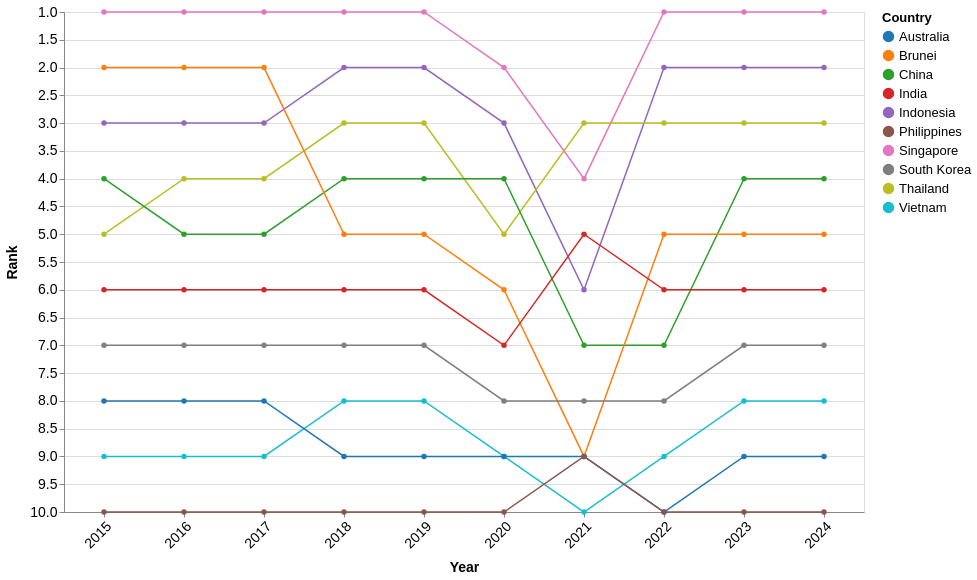

Describe this chart as a Vega-Lite specification.
### Vega-Lite specification from a JSON file in a GitHub repository (floating-point values rounded to 4 significant figures)
{"$schema": "https://vega.github.io/schema/vega-lite/v5.json", "width": 800, "height": 500, "data": {"values": [{"Country": "Singapore", "year": 2024, "Visitors": 4276007, "rank": 1}, {"Country": "Singapore", "year": 2023, "Visitors": 8308230, "rank": 1}, {"Country": "Singapore", "year": 2022, "Visitors": 5222991, "rank": 1}, {"Country": "Singapore", "year": 2021, "Visitors": 16308, "rank": 4}, {"Country": "Singapore", "year": 2020, "Visitors": 1545255, "rank": 2}, {"Country": "Singapore", "year": 2019, "Visitors": 10163882, "rank": 1}, {"Country": "Singapore", "year": 2018, "Visitors": 10615986, "rank": 1}, {"Country": "Singapore", "year": 2017, "Visitors": 12441713, "rank": 1}, {"Country": "Singapore", "year": 2016, "Visitors": 13272961, "rank": 1}, {"Country": "Singapore", "year": 2015, "Visitors": 12930754, "rank": 1}, {"Country": "Indonesia", "year": 2024, "Visitors": 1786630, "rank": 2}, {"Country": "Indonesia", "year": 2023, "Visitors": 3108165, "rank": 2}, {"Country": "Indonesia", "year": 2022, "Visitors": 1481739, "rank": 2}, {"Country": "Indonesia", "year": 2021, "Visitors": 11025, "rank": 6}, {"Country": "Indonesia", "year": 2020, "Visitors": 711723, "rank": 3}, {"Country": "Indonesia", "year": 2019, "Visitors": 3623277, "rank": 2}, {"Country": "Indonesia", "year": 2018, "Visitors": 3277689, "rank": 2}, {"Country": "Indonesia", "year": 2017, "Visitors": 2796570, "rank": 3}, {"Country": "Indonesia", "year": 2016, "Visitors": 3049964, "rank": 3}, {"Country": "Indonesia", "year": 2015, "Visitors": 2788033, "rank": 3}, {"Country": "Thailand", "year": 2024, "Visitors": 813783, "rank": 3}, {"Country": "Thailand", "year": 2023, "Visitors": 1551282, "rank": 3}, {"Country": "Thailand", "year": 2022, "Visitors": 715528, "rank": 3}, {"Country": "Thailand", "year": 2021, "Visitors": 59607, "rank": 3}, {"Country": "Thailand", "year": 2020, "Visitors": 394413, "rank": 5}, {"Country": "Thailand", "year": 2019, "Visitors": 1884306, "rank": 3}, {"Country": "Thailand", "year": 2018, "Visitors": 1914692, "rank": 3}, {"Country": "Thailand", "year": 2017, "Visitors": 1836522, "rank": 4}, {"Country": "Thailand", "year": 2016, "Visitors": 1780800, "rank": 4}, {"Country": "Thailand", "year": 2015, "Visitors": 1343569, "rank": 5}, {"Country": "China", "year": 2024, "Visitors": 1449711, "rank": 4}, {"Country": "China", "year": 2023, "Visitors": 1474114, "rank": 4}, {"Country": "China", "year": 2022, "Visitors": 211363, "rank": 7}, {"Country": "China", "year": 2021, "Visitors": 7701, "rank": 7}, {"Country": "China", "year": 2020, "Visitors": 405149, "rank": 4}, {"Country": "China", "year": 2019, "Visitors": 3114257, "rank": 4}, {"Country": "China", "year": 2018, "Visitors": 2944133, "rank": 4}, {"Country": "China", "year": 2017, "Visitors": 2281666, "rank": 5}, {"Country": "China", "year": 2016, "Visitors": 2124942, "rank": 5}, {"Country": "China", "year": 2015, "Visitors": 1677163, "rank": 4}, {"Country": "Brunei", "year": 2024, "Visitors": 565999, "rank": 5}, {"Country": "Brunei", "year": 2023, "Visitors": 811833, "rank": 5}, {"Country": "Brunei", "year": 2022, "Visitors": 301757, "rank": 5}, {"Country": "Brunei", "year": 2021, "Visitors": 773, "rank": 9}, {"Country": "Brunei", "year": 2020, "Visitors": 136020, "rank": 6}, {"Country": "Brunei", "year": 2019, "Visitors": 1216123, "rank": 5}, {"Country": "Brunei", "year": 2018, "Visitors": 1382031, "rank": 5}, {"Country": "Brunei", "year": 2017, "Visitors": 1660506, "rank": 2}, {"Country": "Brunei", "year": 2016, "Visitors": 1391016, "rank": 2}, {"Country": "Brunei", "year": 2015, "Visitors": 1133555, "rank": 2}, {"Country": "India", "year": 2024, "Visitors": 537493, "rank": 6}, {"Country": "India", "year": 2023, "Visitors": 671846, "rank": 6}, {"Country": "India", "year": 2022, "Visitors": 324548, "rank": 6}, {"Country": "India", "year": 2021, "Visitors": 3916, "rank": 5}, {"Country": "India", "year": 2020, "Visitors": 155883, "rank": 7}, {"Country": "India", "year": 2019, "Visitors": 735309, "rank": 6}, {"Country": "India", "year": 2018, "Visitors": 600311, "rank": 6}, {"Country": "India", "year": 2017, "Visitors": 552739, "rank": 6}, {"Country": "India", "year": 2016, "Visitors": 638578, "rank": 6}, {"Country": "India", "year": 2015, "Visitors": 722141, "rank": 6}, {"Country": "South Korea", "year": 2024, "Visitors": 232711, "rank": 7}, {"Country": "South Korea", "year": 2023, "Visitors": 400853, "rank": 7}, {"Country": "South Korea", "year": 2022, "Visitors": 146384, "rank": 8}, {"Country": "South Korea", "year": 2021, "Visitors": 3028, "rank": 8}, {"Country": "South Korea", "year": 2020, "Visitors": 119750, "rank": 8}, {"Country": "South Korea", "year": 2019, "Visitors": 673065, "rank": 7}, {"Country": "South Korea", "year": 2018, "Visitors": 616783, "rank": 7}, {"Country": "South Korea", "year": 2017, "Visitors": 484528, "rank": 7}, {"Country": "South Korea", "year": 2016, "Visitors": 444439, "rank": 7}, {"Country": "South Korea", "year": 2015, "Visitors": 421161, "rank": 7}, {"Country": "Vietnam", "year": 2024, "Visitors": 137344, "rank": 8}, {"Country": "Vietnam", "year": 2023, "Visitors": 286083, "rank": 8}, {"Country": "Vietnam", "year": 2022, "Visitors": 123931, "rank": 9}, {"Country": "Vietnam", "year": 2021, "Visitors": 14136, "rank": 10}, {"Country": "Vietnam", "year": 2020, "Visitors": 71622, "rank": 9}, {"Country": "Vietnam", "year": 2019, "Visitors": 892716, "rank": 8}, {"Country": "Vietnam", "year": 2018, "Visitors": 786327, "rank": 8}, {"Country": "Vietnam", "year": 2017, "Visitors": 638135, "rank": 9}, {"Country": "Vietnam", "year": 2016, "Visitors": 703737, "rank": 9}, {"Country": "Vietnam", "year": 2015, "Visitors": 646891, "rank": 9}, {"Country": "Australia", "year": 2024, "Visitors": 159318, "rank": 9}, {"Country": "Australia", "year": 2023, "Visitors": 276477, "rank": 9}, {"Country": "Australia", "year": 2022, "Visitors": 118598, "rank": 10}, {"Country": "Australia", "year": 2021, "Visitors": 33451, "rank": 9}, {"Country": "Australia", "year": 2020, "Visitors": 195146, "rank": 9}, {"Country": "Australia", "year": 2019, "Visitors": 1282782, "rank": 9}, {"Country": "Australia", "year": 2018, "Visitors": 1034871, "rank": 9}, {"Country": "Australia", "year": 2017, "Visitors": 899202, "rank": 8}, {"Country": "Australia", "year": 2016, "Visitors": 737115, "rank": 8}, {"Country": "Australia", "year": 2015, "Visitors": 714047, "rank": 8}, {"Country": "Philippines", "year": 2024, "Visitors": 60100, "rank": 10}, {"Country": "Philippines", "year": 2023, "Visitors": 137781, "rank": 10}, {"Country": "Philippines", "year": 2022, "Visitors": 86462, "rank": 10}, {"Country": "Philippines", "year": 2021, "Visitors": 10229, "rank": 9}, {"Country": "Philippines", "year": 2020, "Visitors": 53889, "rank": 10}, {"Country": "Philippines", "year": 2019, "Visitors": 1114257, "rank": 10}, {"Country": "Philippines", "year": 2018, "Visitors": 1167375, "rank": 10}, {"Country": "Philippines", "year": 2017, "Visitors": 1066461, "rank": 10}, {"Country": "Philippines", "year": 2016, "Visitors": 1029488, "rank": 10}, {"Country": "Philippines", "year": 2015, "Visitors": 957408, "rank": 10}]}, "mark": {"type": "line", "point": true, "strokeWidth": 1.5}, "encoding": {"x": {"field": "year", "type": "ordinal", "title": "Year", "axis": {"labelOverlap": "parity", "labelAngle": -45}}, "y": {"field": "rank", "type": "quantitative", "title": "Rank", "scale": {"domain": [10, 1], "nice": true}, "axis": {"reverse": true}}, "color": {"field": "Country", "type": "nominal", "scale": {"scheme": "category10"}}, "tooltip": [{"field": "Country", "type": "nominal", "title": "Country"}, {"field": "year", "type": "ordinal", "title": "Year"}, {"field": "rank", "type": "quantitative", "title": "Rank"}, {"field": "Visitors", "type": "quantitative", "title": "Visitors", "format": ","}]}, "config": {"axis": {"labelFontSize": 14, "titleFontSize": 14, "titlePadding": 10}, "legend": {"labelFontSize": 13, "titleFontSize": 13, "labelPadding": 10}, "tooltip": {"labelFontSize": 15, "titleFontSize": 15}}}
